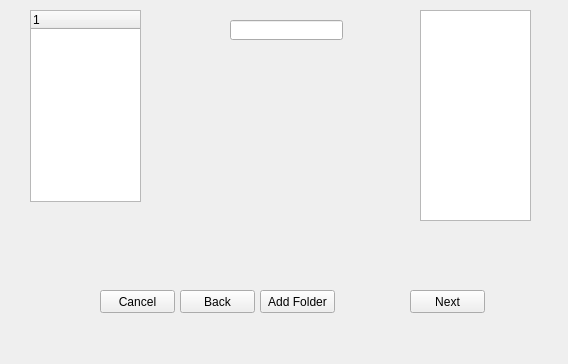
<?xml version="1.0" encoding="UTF-8"?>
<ui version="4.0">
 <class>Form</class>
 <widget class="QWidget" name="Form">
  <property name="geometry">
   <rect>
    <x>0</x>
    <y>0</y>
    <width>568</width>
    <height>364</height>
   </rect>
  </property>
  <property name="windowTitle">
   <string>Form</string>
  </property>
  <widget class="QTreeWidget" name="foldersWidget">
   <property name="geometry">
    <rect>
     <x>30</x>
     <y>10</y>
     <width>111</width>
     <height>192</height>
    </rect>
   </property>
   <column>
    <property name="text">
     <string notr="true">1</string>
    </property>
   </column>
  </widget>
  <widget class="QLineEdit" name="searchBar">
   <property name="geometry">
    <rect>
     <x>230</x>
     <y>20</y>
     <width>113</width>
     <height>20</height>
    </rect>
   </property>
  </widget>
  <widget class="QListWidget" name="addedApps">
   <property name="geometry">
    <rect>
     <x>420</x>
     <y>10</y>
     <width>111</width>
     <height>211</height>
    </rect>
   </property>
  </widget>
  <widget class="QPushButton" name="nextButton">
   <property name="geometry">
    <rect>
     <x>410</x>
     <y>290</y>
     <width>75</width>
     <height>23</height>
    </rect>
   </property>
   <property name="text">
    <string>Next</string>
   </property>
  </widget>
  <widget class="QPushButton" name="addFile">
   <property name="geometry">
    <rect>
     <x>260</x>
     <y>290</y>
     <width>75</width>
     <height>23</height>
    </rect>
   </property>
   <property name="text">
    <string>Add Folder</string>
   </property>
  </widget>
  <widget class="QPushButton" name="cancelButton">
   <property name="geometry">
    <rect>
     <x>100</x>
     <y>290</y>
     <width>75</width>
     <height>23</height>
    </rect>
   </property>
   <property name="text">
    <string>Cancel</string>
   </property>
  </widget>
  <widget class="QPushButton" name="cancelButton_2">
   <property name="geometry">
    <rect>
     <x>180</x>
     <y>290</y>
     <width>75</width>
     <height>23</height>
    </rect>
   </property>
   <property name="text">
    <string>Back</string>
   </property>
  </widget>
 </widget>
 <resources/>
 <connections/>
</ui>
